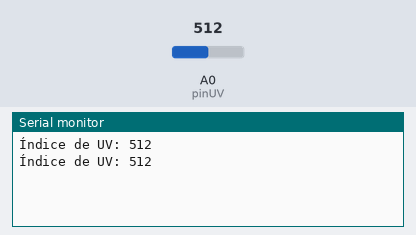
The sketch below on a simulated Arduino Uno, built with avr-gcc and run on an emulated ATmega328P. Shown: the last lines printed to the serial monitor. The inputs (shaded band) are chosen by the test bench; at power-on: A0 (pinUV) = 512.

Above: at 1.8 s.
1.9 s: A0 (pinUV) set to 716
At 2.8 s:
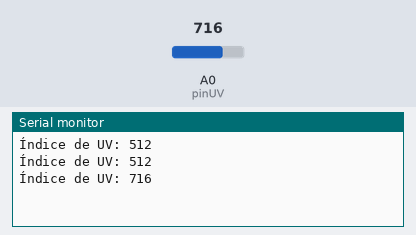
3.4 s: A0 (pinUV) set to 900
At 4.4 s:
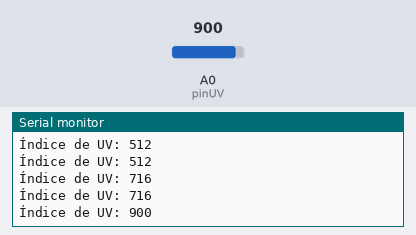
Timing chart, 0 to 6.4 s (numbered marks = the images above; inputs shaded):
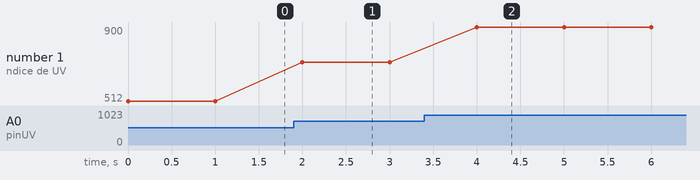

Measured:
- after the input at 1.9 s, the serial monitor: prints a new line after 0.10 s (image 1)
- after the input at 3.4 s, the serial monitor: prints a new line after 0.60 s (image 2)
- plotted number 1: 512 → 716 after the input at 1.9 s, 716 → 900 after the input at 3.4 s

The sketch:

GUVA-S12SD_test.ino
```cpp
int pinUV = A0;
int ValorUV;

// NOTA: Mirar tabla de indices en el canal sensor-guva-s12sd en discord

void setup()
{
  pinMode(pinUV, INPUT);
  Serial.begin(9600);
}

void loop()
{
  ValorUV = analogRead(pinUV);
  Serial.print("Índice de UV: ");
  Serial.println(ValorUV);
  delay(1000);
}
```
